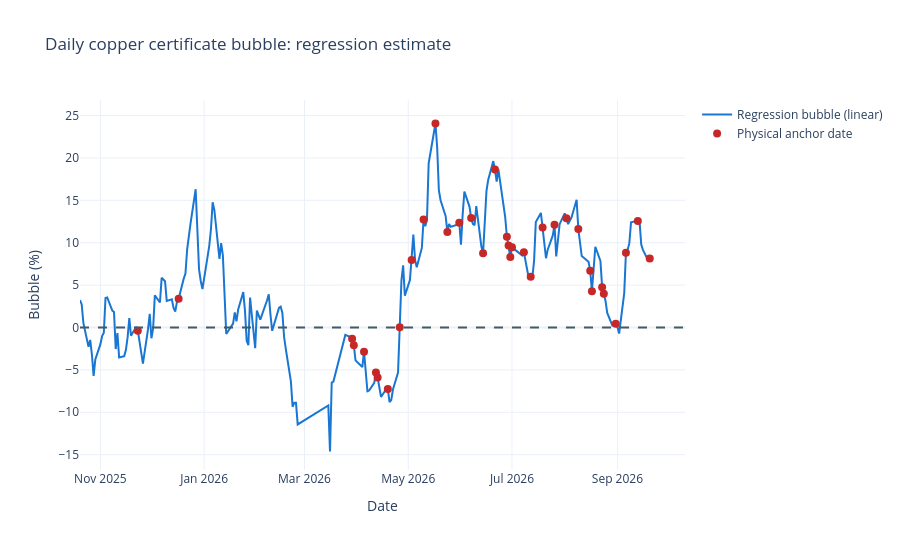

Here is the notebook cell this chart was saved with:
### Code cell
anchor_bubbles = bubble_regression.loc[bubble_regression['is_physical_anchor_date']]
fig = go.Figure()
fig.add_trace(go.Scatter(x=bubble_regression['date'], y=bubble_regression['certificate_bubble_pct'],
    name=f'Regression bubble ({selected_model_name})', line_color='#1976D2'))
fig.add_trace(go.Scatter(x=anchor_bubbles['date'], y=anchor_bubbles['certificate_bubble_pct'],
    mode='markers', name='Physical anchor date', marker=dict(color='#C62828', size=8)))
fig.add_hline(y=0, line_dash='dash', line_color='#455A64')
fig.update_layout(title='Daily copper certificate bubble: regression estimate',
    xaxis_title='Date', yaxis_title='Bubble (%)', height=550,
    template='plotly_white', hovermode='x unified')
fig.show()

### Figure 1 — Plotly figure (JSON) as saved in the notebook; plotly's stock layout.template omitted (floating-point values rounded to 4 significant figures; data arrays with more than 128 entries replaced by an {"elided": "..."} marker saying what was removed)
{"data": [{"line": {"color": "#1976D2"}, "name": "Regression bubble (linear)", "type": "scatter", "x": {"elided": "210 str values"}, "y": {"elided": "210 float values"}}, {"marker": {"color": "#C62828", "size": 8}, "mode": "markers", "name": "Physical anchor date", "type": "scatter", "x": ["2025-11-23T00:00:00.000000", "2025-12-17T00:00:00.000000", "2026-03-29T00:00:00.000000", "2026-03-30T00:00:00.000000", "2026-04-05T00:00:00.000000", "2026-04-12T00:00:00.000000", "2026-04-13T00:00:00.000000", "2026-04-19T00:00:00.000000", "2026-04-26T00:00:00.000000", "2026-05-03T00:00:00.000000", "2026-05-10T00:00:00.000000", "2026-05-17T00:00:00.000000", "2026-05-24T00:00:00.000000", "2026-05-31T00:00:00.000000", "2026-06-07T00:00:00.000000", "2026-06-14T00:00:00.000000", "2026-06-21T00:00:00.000000", "2026-06-28T00:00:00.000000", "2026-06-29T00:00:00.000000", "2026-06-30T00:00:00.000000", "2026-07-01T00:00:00.000000", "2026-07-08T00:00:00.000000", "2026-07-12T00:00:00.000000", "2026-07-19T00:00:00.000000", "2026-07-26T00:00:00.000000", "2026-08-02T00:00:00.000000", "2026-08-09T00:00:00.000000", "2026-08-16T00:00:00.000000", "2026-08-17T00:00:00.000000", "2026-08-23T00:00:00.000000", "2026-08-24T00:00:00.000000", "2026-08-31T00:00:00.000000", "2026-09-06T00:00:00.000000", "2026-09-13T00:00:00.000000", "2026-09-20T00:00:00.000000"], "y": [-0.3708, 3.391, -1.334, -2.081, -2.846, -5.311, -5.906, -7.248, 0.03918, 7.977, 12.73, 24.06, 11.27, 12.36, 12.92, 8.764, 18.64, 10.72, 9.676, 8.319, 9.454, 8.877, 5.999, 11.78, 12.12, 12.89, 11.63, 6.706, 4.276, 4.763, 3.981, 0.4304, 8.814, 12.56, 8.144]}], "layout": {"height": 550, "hovermode": "x unified", "shapes": [{"line": {"color": "#455A64", "dash": "dash"}, "type": "line", "x0": 0, "x1": 1, "xref": "x domain", "y0": 0, "y1": 0, "yref": "y"}], "title": {"text": "Daily copper certificate bubble: regression estimate"}, "xaxis": {"title": {"text": "Date"}}, "yaxis": {"title": {"text": "Bubble (%)"}}}}
